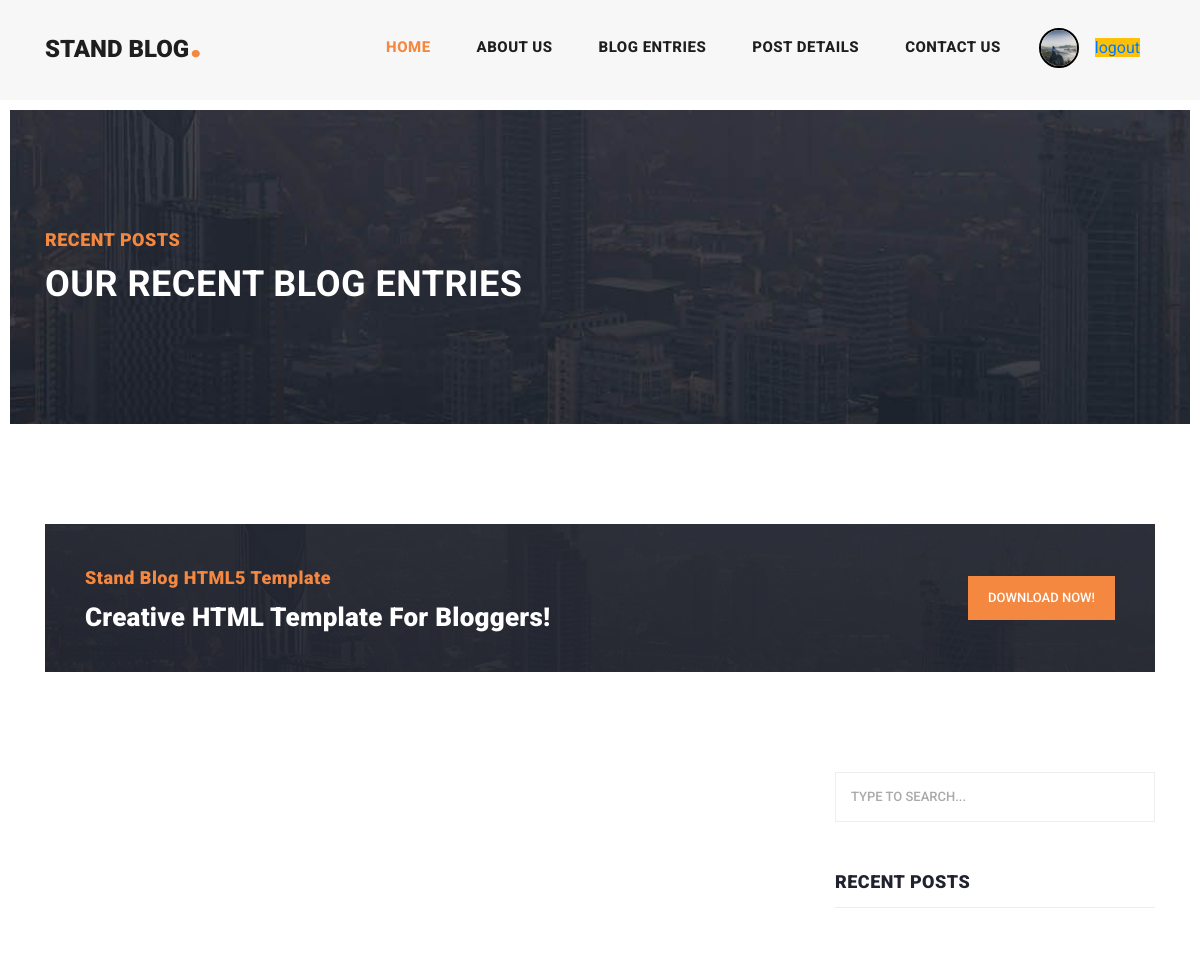
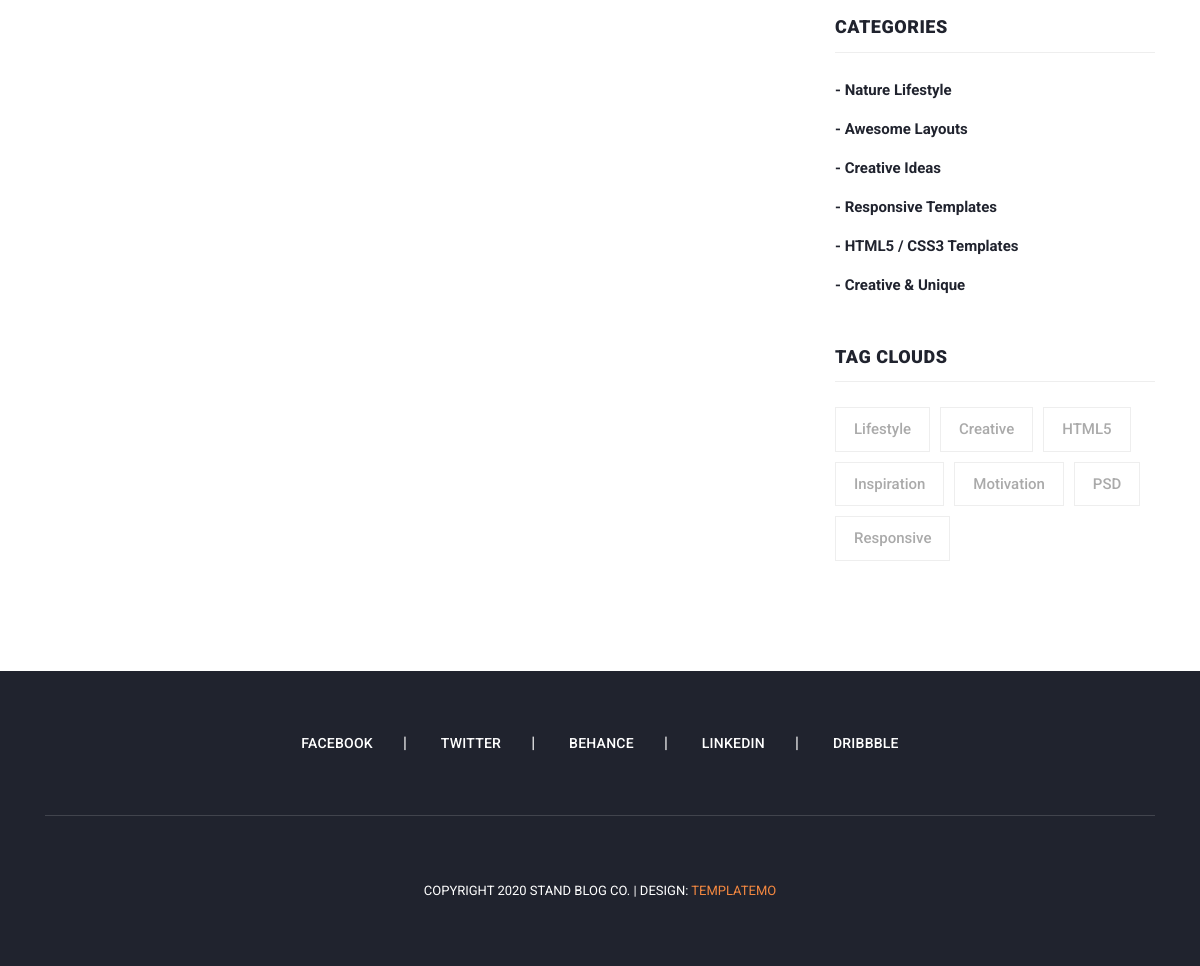
Before: /articles/list/ (signed in) with the older database file (2 pictures, top to bottom).
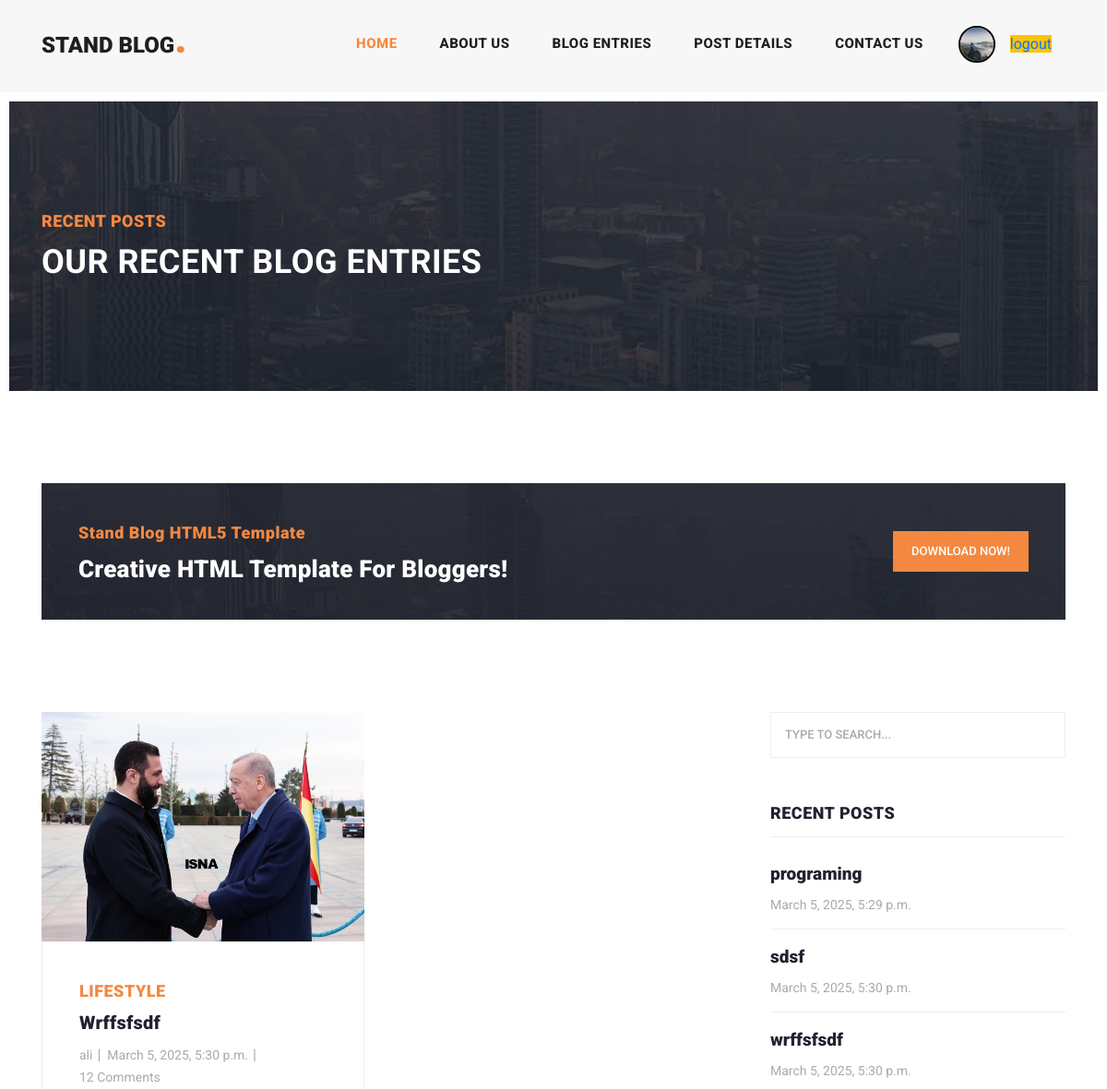
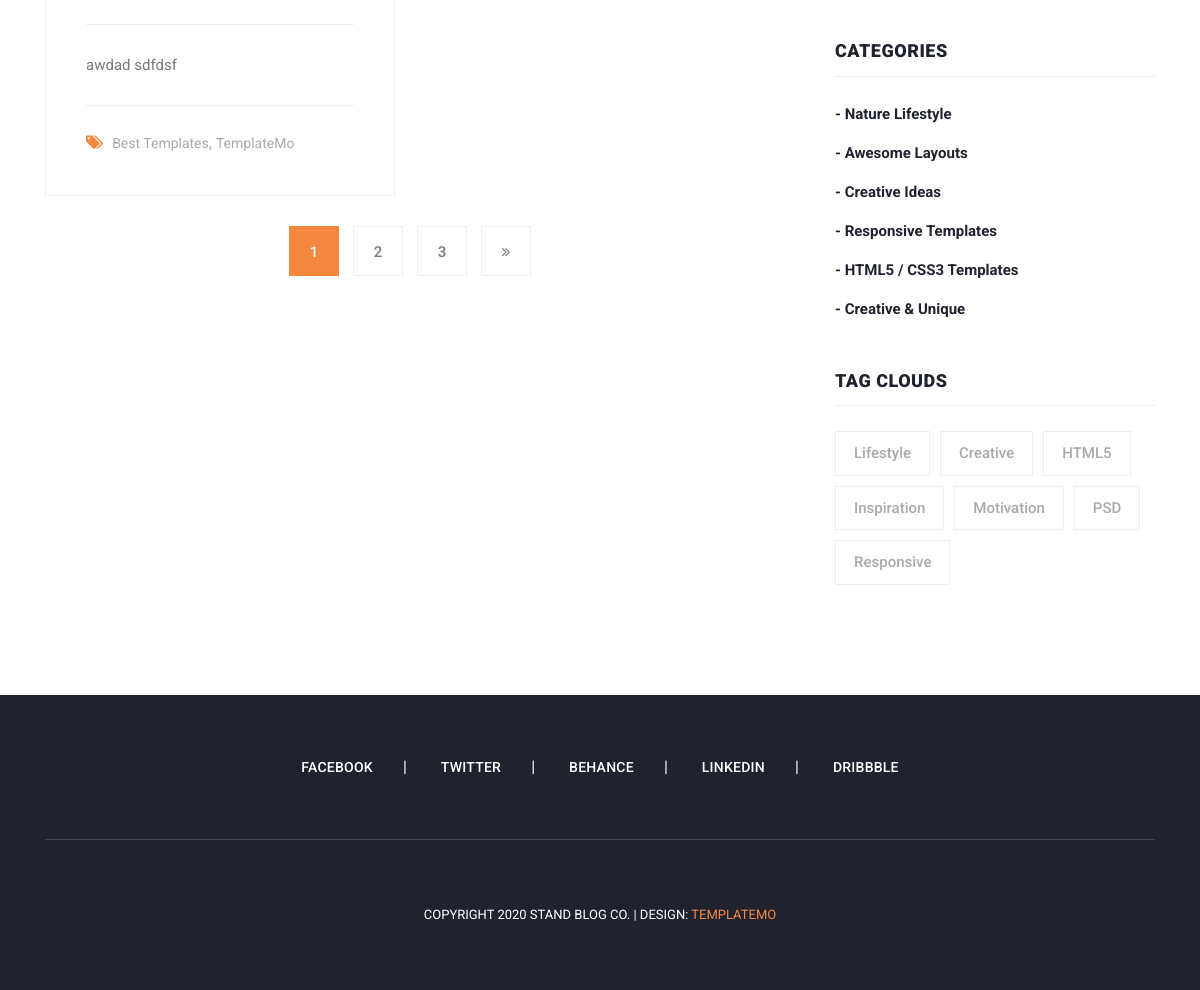
After: the same page with the newer database file (2 pictures, top to bottom).
### blog/models.py (models this page shows, shortened)
class article(models.Model):
    CHOICE=(
        ('A','PYTHON'),
        ('B','DJANGO')
    )
    author=models.ForeignKey(User,on_delete=models.SET_DEFAULT,default='1')
    title=models.CharField(max_length=50,choices=CHOICE,unique_for_date='pub_date')
    category=models.ManyToManyField(category)
    body= models.TextField()
    image=models.ImageField(upload_to='images/articles')
    created=models.DateTimeField(auto_now_add=True)
    updated=models.DateTimeField(auto_now=True)
    pub_date=models.DateField(default=timezone.now())
    myfile=models.FileField(upload_to='test',null=True)
    slug=models.SlugField(null=True,unique=True)
    class Meta:
        ordering=('-created',)

### blog/views.py (the view)
# urls.py: path('list/',views.article_list,name="article_list"),
def article_list(request):
    articles=article.objects.all()
    page_number=request.GET.get('page')
    paginator=Paginator(articles,1)
    object_list=paginator.get_page(page_number)
    return render(request ,'blog/article_list.html',context={'articles':object_list})

### context_prosesor/context_prosesor.py (called while the page is built)
def recent_article(request):
    recent_article=article.objects.order_by('created')
    return {'recent_article':recent_article}

### blog/templates/blog/article_list.html (shortened to what this page needs)
{% extends 'base.html' %}
{% load static %}
{% block content %}
    <div class="heading-page header-text">
        <section class="page-heading">
            <div class="container">
                <div class="row">
                    <div class="col-lg-12">
                        <div class="text-content">
                            <h4>Recent Posts</h4>
                            <h2>Our Recent Blog Entries</h2>
                        </div>
                    </div>
                </div>
            </div>
        </section>
    </div>
    <section class="call-to-action">
        <div class="container">
            <div class="row">
                <div class="col-lg-12">
                    <div class="main-content">
                        <div class="row">
                            <div class="col-lg-8">
                                <span>Stand Blog HTML5 Template</span>
                                <h4>Creative HTML Template For Bloggers!</h4>
                            </div>
                            <div class="col-lg-4">
                                <div class="main-button">
                                    <a href="https://templatemo.com/tm-551-stand-blog" target="_parent">Download
                                        Now!</a>
                                </div>
                            </div>
                        </div>
                    </div>
                </div>
            </div>
        </div>
    </section>
    <section class="blog-posts grid-system">
        <div class="container">
            <div class="row">
                <div class="col-lg-8">
                    <div class="all-blog-posts">
                        <div class="row">
                            {% for article in articles %}
                                <div class="col-lg-6">
                                    <div class="blog-post">
                                        <div class="blog-thumb">
                                            <img src="{{ article.image.url }}" alt="">
                                        </div>
                                        <div class="down-content">
                                            <span>Lifestyle</span>
                                            <a href="post-details.html"><h4>{{ article.title }}</h4></a>
                                            <ul class="post-info">
                                                <li><a href="#">{{ article.author }}</a></li>
                                                <li><a href="#">{{ article.created }}</a></li>
                                                <li><a href="#">12 Comments</a></li>
                                            </ul>
                                            <p>{{ article.body }}</p>
                                            <div class="post-options">
                                                <div class="row">
                                                    <div class="col-lg-12">
                                                        <ul class="post-tags">
                                                            <li><i class="fa fa-tags"></i></li>
                                                            <li><a href="#">Best Templates</a>,</li>
                                                            <li><a href="#">TemplateMo</a></li>
                                                        </ul>
                                                    </div>
                                                </div>
                                            </div>
                                        </div>
                                    </div>
                                </div>
                            {% endfor %}
                            <div class="col-lg-12">
                                {% if articles.has_other_pages %}
                                    <ul class="page-numbers">
                                        {% for i in articles.paginator.page_range %}
                                            {% if articles.number == i %}
                                            <li class="active"><a href="?page={{ i }}{% if request.GET.q %}&q={{ request.GET.q }}{% endif %}">{{ i }}</a></li>
                                            {% else %}
                                            <li ><a href="?page={{ i }}{% if request.GET.q %}&q={{ request.GET.q }}{% endif %}">{{ i }}</a></li>
                                            {% endif %}
                                        {% endfor %}
                                        {% if articles.has_next %}
                                            <li><a href="?page={{ articles.next_page_number }}{% if request.GET.q %}&q={{ request.GET.q }}{% endif %}"><i class="fa fa-angle-double-right"></i></a></li>
                                        {% endif %}
                                    </ul>
                                {% endif %}
                            </div>
                        </div>
                    </div>
                </div>
                {% include "includes/sidebar.html" %}
            </div>
        </div>
    </section>
{% endblock %}

### templates/base.html (shortened to what this page needs)
{% load static %}
<!DOCTYPE html>
<html lang="en">
 <body>
  <head>
{% include "includes/head_refrences.html" %}
  </head>
   {% include "includes/header.html" %}
  {% block content %}
  {% endblock %}
{% include "includes/footer.html" %}
  </body>
</html>

### templates/includes/head_refrences.html (shortened to what this page needs)
{% load static %}
<link href="{% static 'vendor/bootstrap/css/bootstrap.min.css' %}" rel="stylesheet">
<link rel="stylesheet" href="{% static 'css/fontawesome.css' %}">
<link rel="stylesheet" href="{% static 'css/templatemo-stand-blog.css' %}">
<link rel="stylesheet" href="{% static 'css/owl.css' %}">

### templates/includes/header.html (shortened to what this page needs)
{% load static %}
 <header class="">
      <nav class="navbar navbar-expand-lg">
        <div class="container">
          <a class="navbar-brand" href="index.html"><h2>Stand Blog<em>.</em></h2></a>
          <div class="collapse navbar-collapse" id="navbarResponsive">
            <ul class="navbar-nav ml-auto">
              <li class="nav-item active">
                <a class="nav-link" href="index.html">Home
                </a>
              </li>
              <li class="nav-item">
                <a class="nav-link" href="about.html">About Us</a>
              </li>
              <li class="nav-item">
                <a class="nav-link" href="{% url "blog:article_list" %}">Blog Entries</a>
              </li>
              <li class="nav-item">
                <a class="nav-link" href="post-details.html">Post Details</a>
              </li>
              <li class="nav-item">
                <a class="nav-link" href="contact.html">Contact Us</a>
              </li>
                <li class="nav-item">
                    {% if request.user.is_authenticated %}
                        <div class="d-flex">
                         {% if request.user.first_name %}
                             {% if user.profile.image %}
                                 <img src="{{ user.profile.image.url }}" width="40px" height="40px" style="border: 2px solid black ; border-radius:100%" alt="">
                             {% else %}
                                 <img src="{% static 'images\blog-thumb-04.jpg' %}" width="40px" height="40px" style="border: 2px solid black ; border-radius:100%" alt="">
                             {% endif %}
                              <a class="nav-link" href="">{{ user.profile.fathers_name }}</a>
                             {% else %}
                             <a class="nav-link" href="">{{ request.user.username}}</a>
                             {% endif %}
                        <a   href="{% url 'account:logout' %}" class="mt-2 "><span class="bg bg-warning">logout</span></a>
                        </div>
                    {% else %}
                        <div class="d-flex">
                        <a class="nav-link" href="{% url 'account:login' %}">login</a>
                         <a class="nav-link" href="{% url 'account:register' %}">/register</a>
                        </div>
                    {% endif %}
              </li>
            </ul>
          </div>
        </div>
      </nav>
    </header>

### templates/includes/sidebar.html
{% load static %}
<div class="col-lg-4">
    <div class="sidebar">
        <div class="row">
            <div class="col-lg-12">
                <div class="sidebar-item search">
                    <form id="search_form" name="gs" method="GET" action="{% url "blog:search" %}">
                        <input type="text" name="q" class="searchText" placeholder="type to search..."
                               autocomplete="on">
                    </form>
                </div>
            </div>
            <div class="col-lg-12">
                <div class="sidebar-item recent-posts">
                    <div class="sidebar-heading">
                        <h2>Recent Posts</h2>
                    </div>
                    <div class="content">
                        <ul>
                            {% for article in recent_article  %}
                            <li><a href="post-details.html">
                                <h5>{{ article.title }}</h5>
                                <span>{{ article.created }}</span>
                            </a></li>
                            {% endfor %}
                        </ul>
                    </div>
                </div>
            </div>
            <div class="col-lg-12">
                <div class="sidebar-item categories">
                    <div class="sidebar-heading">
                        <h2>Categories</h2>
                    </div>
                    <div class="content">
                        <ul>
                            <li><a href="#">- Nature Lifestyle</a></li>
                            <li><a href="#">- Awesome Layouts</a></li>
                            <li><a href="#">- Creative Ideas</a></li>
                            <li><a href="#">- Responsive Templates</a></li>
                            <li><a href="#">- HTML5 / CSS3 Templates</a></li>
                            <li><a href="#">- Creative &amp; Unique</a></li>
                        </ul>
                    </div>
                </div>
            </div>
            <div class="col-lg-12">
                <div class="sidebar-item tags">
                    <div class="sidebar-heading">
                        <h2>Tag Clouds</h2>
                    </div>
                    <div class="content">
                        <ul>
                            <li><a href="#">Lifestyle</a></li>
                            <li><a href="#">Creative</a></li>
                            <li><a href="#">HTML5</a></li>
                            <li><a href="#">Inspiration</a></li>
                            <li><a href="#">Motivation</a></li>
                            <li><a href="#">PSD</a></li>
                            <li><a href="#">Responsive</a></li>
                        </ul>
                    </div>
                </div>
            </div>
        </div>
    </div>
</div>

### templates/includes/footer.html
{% load static %}
<footer>
      <div class="container">
        <div class="row">
          <div class="col-lg-12">
            <ul class="social-icons">
              <li><a href="#">Facebook</a></li>
              <li><a href="#">Twitter</a></li>
              <li><a href="#">Behance</a></li>
              <li><a href="#">Linkedin</a></li>
              <li><a href="#">Dribbble</a></li>
            </ul>
          </div>
          <div class="col-lg-12">
            <div class="copyright-text">
              <p>Copyright 2020 Stand Blog Co.
                 | Design: <a rel="nofollow" href="https://templatemo.com" target="_parent">TemplateMo</a></p>
            </div>
          </div>
        </div>
      </div>
    </footer>

### templates/includes/footer_refrences.html (shortened to what this page needs)
{% load static %}

Changed rows visible on the page:
added article: image (picture), title "Wrffsfsdf", author "ali", created "March 5, 2025, 5:30 p.m.", body "awdad sdfdsf", title "wrffsfsdf"
added article: title "programing", created "March 5, 2025, 5:29 p.m.", shown under "RECENT POSTS"
added article: title "sdsf", created "March 5, 2025, 5:30 p.m.", shown under "RECENT POSTS"
Other visible differences:
new list line: "1"
new list line: "2"
new list line: "3"
